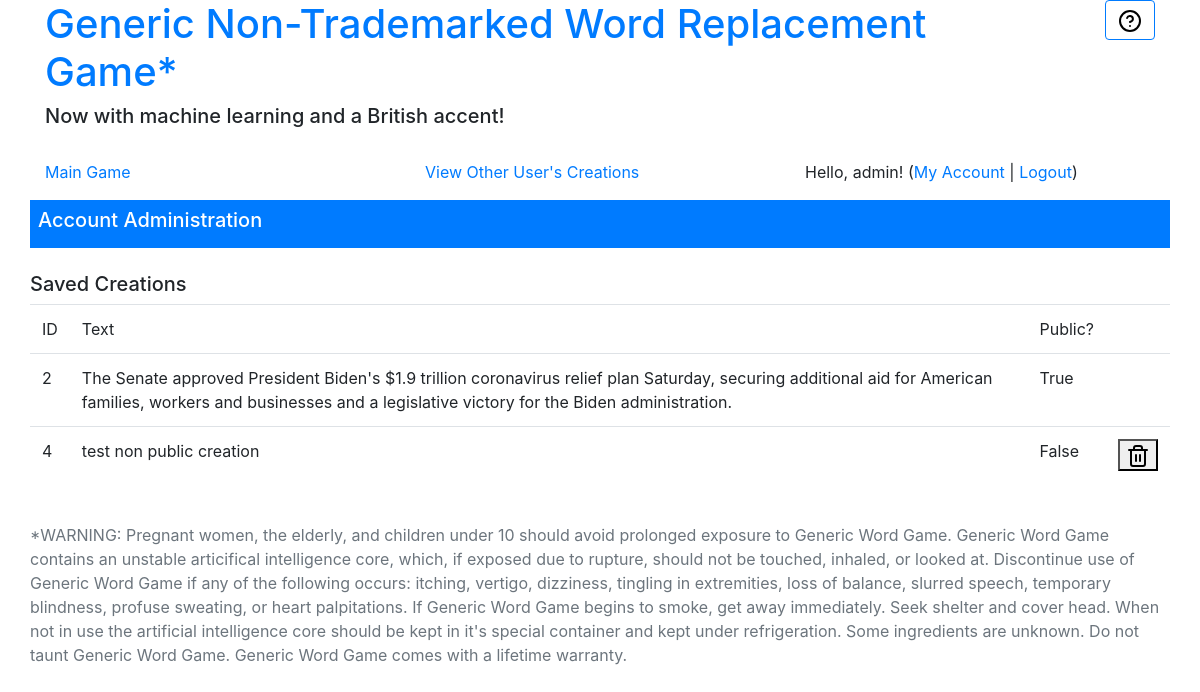
Screenshot of /wordgame/dashboard/ (signed in) with the database file from the repository.
### wordgame/models.py (models this page shows)
class Creation(models.Model):
    user = models.ForeignKey(User, on_delete=models.DO_NOTHING)
    text = models.TextField()
    public = models.BooleanField(null=True, blank=False, default=False)
    rank = models.IntegerField(null=True, blank=True)

### wordgame/views.py (the view)
def dashboard(request):
    context = {}
    user = request.user
    logger.info('user id:' + str(user.id))
    creations = Creation.objects.filter(user=user.id)
    logger.debug("user creations size " + str(len(creations)))
    context['creations'] = creations
    return render(request, 'wordgame/dashboard.html', context)

### wordgame/templates/wordgame/dashboard.html (shortened to what this page needs)
<!DOCTYPE html>
{% extends "wordgame/base_generic.html" %}
{% load static %}
{% block content %}
<div class="row bg-primary p-2">
    <h5 class="text-white">Account Administration</h5>
</div>
    {% if user.is_authenticated %}
<div class="row pt-4">
    <h5>Saved Creations</h5>
<table class="table">
    <thead>
    <tr>
        <td>ID</td>
        <td>Text</td>
        <td>Public?</td>
        <td></td>
    </tr>
    </thead>
    <tbody>
    {% for creation in creations %}
    <tr>
        <td>{{creation.id}}</td>
        <td>{{creation.text}}</td>
        <td>{{creation.public}}</td>
        <td>
            {% if creation.public is False %}
            <form action="{% url 'creationdelete' %}" method='POST'>
                <button type="submit"><img src ='{% static "wordgame/images/trash-2.svg" %}'>
                </button>
            </form>
            {% endif %}
        </td>
    </tr>
    {% endfor %}
    </tbody>
</table>
</div>
 {% endif %}
{% endblock %}

### wordgame/templates/wordgame/base_generic.html (shortened to what this page needs)
<!DOCTYPE html>
<html lang="en">
 {% load static %}
<head>
    <link rel='stylesheet' type='text/css' media='screen' href='{% static "wordgame/css/bootstrap.min.css" %}'>
</head>
<body>
<div class="container" id="mainContainer">
    <div id="heading" class="row">
        <div class="col-11">
    <h1 class="text-primary">Generic Non-Trademarked Word Replacement Game*</h1>
    <h5>Now with machine learning and a British accent!</h5>
    <br>
    </div>
    <div id="helpButton" class="col-1">
        <p class="text-right">
        <button onClick="showHelp();" class="btn btn-outline-primary"><img src='{% static "wordgame/images/help-circle.svg" %}' alt="help button"></button>
        </p>
    </div>
    </div>
    <div class="row">
<div class="col-4">
    <a href="/wordgame">Main Game</a>
</div>
<div class="col-4">
    <a href="/wordgame/creations">View Other User's Creations</a>
</div>
                <div class="col-4">
            {% if user.is_authenticated %}
            <p>
            Hello, {{ user.username|default:'Guest' }}!
              (<a href="/wordgame/dashboard/">My Account</a> | <a href="{% url 'logout' %}">Logout</a>)
            </p>
              {% else %}
            Hello, Guest
              <p><a href="/wordgame/accounts/login">Login</a> or <a href="{% url 'register' %}">Register</a></p>
              {% endif %}
        </div>
    </div>
{% block content %}
{% endblock %}
<div class="row" id="bottom">
    <br>
    <p class="text text-secondary">
    *WARNING: Pregnant women, the elderly, and children under 10 should avoid prolonged exposure to Generic Word Game. Generic Word Game contains an unstable articifical intelligence core, which, if exposed due to rupture, should not be touched, inhaled, or looked at. Discontinue use of Generic Word Game if any of the following occurs: itching, vertigo, dizziness, tingling in extremities, loss of balance, slurred speech, temporary blindness, profuse sweating, or heart palpitations. If Generic Word Game begins to smoke, get away immediately. Seek shelter and cover head. When not in use the artificial intelligence core should be kept in it's special container and kept under refrigeration. Some ingredients are unknown. Do not taunt Generic Word Game. Generic Word Game comes with a lifetime warranty.
</p>
</div>
</div>
</body>
</html>

### rows the page displays
Creation: id "2", text "The Senate approved President Biden's $1.9 trillion coronavirus relief plan Saturday, securing additional aid for American families, workers and businesses and a legislative victory for the Biden administration.", public "True"
Creation: id "4", text "test non public creation", public "False"

### other values shown
{{ user.username|default:'Guest' }} "admin"
